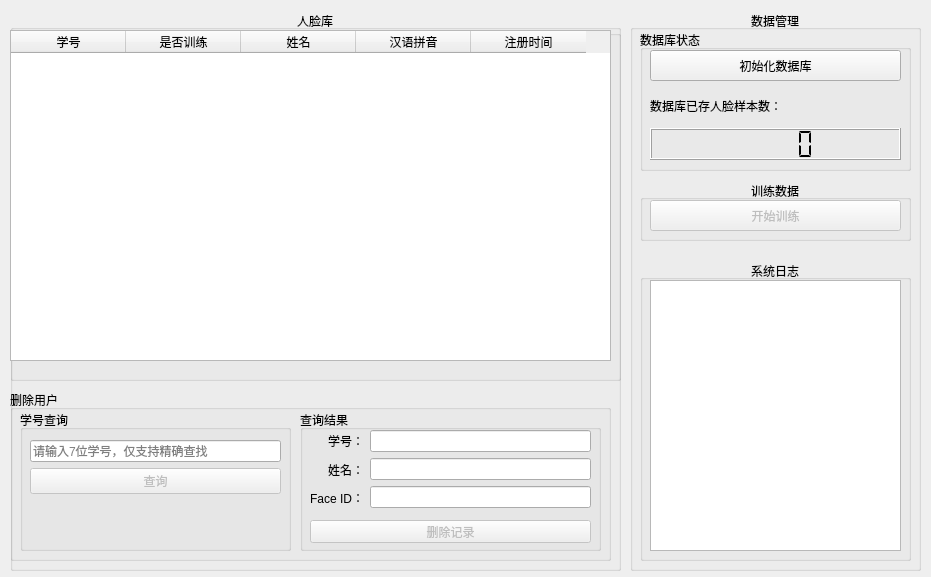
<?xml version="1.0" encoding="UTF-8"?>
<ui version="4.0">
 <class>dataManageUI</class>
 <widget class="QWidget" name="dataManageUI">
  <property name="geometry">
   <rect>
    <x>0</x>
    <y>0</y>
    <width>931</width>
    <height>577</height>
   </rect>
  </property>
  <property name="windowTitle">
   <string>OpenCV Face Recognition System - DataManage</string>
  </property>
  <widget class="QGroupBox" name="dbManageGroupBox">
   <property name="geometry">
    <rect>
     <x>630</x>
     <y>10</y>
     <width>291</width>
     <height>561</height>
    </rect>
   </property>
   <property name="title">
    <string>数据管理</string>
   </property>
   <property name="alignment">
    <set>Qt::AlignCenter</set>
   </property>
   <widget class="QGroupBox" name="dbStatusGroupBox">
    <property name="geometry">
     <rect>
      <x>10</x>
      <y>20</y>
      <width>271</width>
      <height>141</height>
     </rect>
    </property>
    <property name="title">
     <string>数据库状态</string>
    </property>
    <widget class="QPushButton" name="initDbButton">
     <property name="geometry">
      <rect>
       <x>10</x>
       <y>20</y>
       <width>251</width>
       <height>31</height>
      </rect>
     </property>
     <property name="text">
      <string>初始化数据库</string>
     </property>
    </widget>
    <widget class="QWidget" name="verticalLayoutWidget">
     <property name="geometry">
      <rect>
       <x>10</x>
       <y>59</y>
       <width>251</width>
       <height>71</height>
      </rect>
     </property>
     <layout class="QVBoxLayout" name="verticalLayout_2">
      <item>
       <widget class="QLabel" name="dbUserCountLabel">
        <property name="text">
         <string>数据库已存人脸样本数：</string>
        </property>
        <property name="alignment">
         <set>Qt::AlignLeading|Qt::AlignLeft|Qt::AlignVCenter</set>
        </property>
       </widget>
      </item>
      <item>
       <widget class="QLCDNumber" name="dbUserCountLcdNum">
        <property name="segmentStyle">
         <enum>QLCDNumber::Flat</enum>
        </property>
       </widget>
      </item>
     </layout>
    </widget>
   </widget>
   <widget class="QGroupBox" name="trainGroupBox">
    <property name="geometry">
     <rect>
      <x>10</x>
      <y>170</y>
      <width>271</width>
      <height>61</height>
     </rect>
    </property>
    <property name="title">
     <string>训练数据</string>
    </property>
    <property name="alignment">
     <set>Qt::AlignCenter</set>
    </property>
    <widget class="QPushButton" name="trainButton">
     <property name="enabled">
      <bool>false</bool>
     </property>
     <property name="geometry">
      <rect>
       <x>10</x>
       <y>20</y>
       <width>251</width>
       <height>31</height>
      </rect>
     </property>
     <property name="toolTip">
      <string>数据库未完成初始化，请检查</string>
     </property>
     <property name="text">
      <string>开始训练</string>
     </property>
    </widget>
   </widget>
   <widget class="QGroupBox" name="logGroupBox">
    <property name="geometry">
     <rect>
      <x>10</x>
      <y>250</y>
      <width>271</width>
      <height>301</height>
     </rect>
    </property>
    <property name="title">
     <string>系统日志</string>
    </property>
    <property name="alignment">
     <set>Qt::AlignCenter</set>
    </property>
    <widget class="QTextEdit" name="logTextEdit">
     <property name="geometry">
      <rect>
       <x>10</x>
       <y>20</y>
       <width>251</width>
       <height>271</height>
      </rect>
     </property>
    </widget>
   </widget>
  </widget>
  <widget class="QGroupBox" name="faceDbGroupBox">
   <property name="geometry">
    <rect>
     <x>10</x>
     <y>10</y>
     <width>611</width>
     <height>561</height>
    </rect>
   </property>
   <property name="title">
    <string>人脸库</string>
   </property>
   <property name="alignment">
    <set>Qt::AlignCenter</set>
   </property>
   <widget class="QGroupBox" name="deleteUserGroupBox">
    <property name="geometry">
     <rect>
      <x>0</x>
      <y>380</y>
      <width>601</width>
      <height>171</height>
     </rect>
    </property>
    <property name="title">
     <string>删除用户</string>
    </property>
    <widget class="QGroupBox" name="queryUserGroupBox">
     <property name="geometry">
      <rect>
       <x>10</x>
       <y>20</y>
       <width>271</width>
       <height>141</height>
      </rect>
     </property>
     <property name="title">
      <string>学号查询</string>
     </property>
     <widget class="QWidget" name="layoutWidget">
      <property name="geometry">
       <rect>
        <x>10</x>
        <y>30</y>
        <width>251</width>
        <height>101</height>
       </rect>
      </property>
      <layout class="QVBoxLayout" name="verticalLayout">
       <item>
        <widget class="QLineEdit" name="queryUserLineEdit">
         <property name="placeholderText">
          <string>请输入7位学号，仅支持精确查找</string>
         </property>
        </widget>
       </item>
       <item>
        <widget class="QPushButton" name="queryUserButton">
         <property name="enabled">
          <bool>false</bool>
         </property>
         <property name="toolTip">
          <string>数据库未完成初始化，请检查</string>
         </property>
         <property name="text">
          <string>查询</string>
         </property>
        </widget>
       </item>
       <item>
        <widget class="QLabel" name="queryResultLabel">
         <property name="text">
          <string/>
         </property>
        </widget>
       </item>
      </layout>
     </widget>
    </widget>
    <widget class="QGroupBox" name="queryResultGroupBox">
     <property name="geometry">
      <rect>
       <x>290</x>
       <y>20</y>
       <width>301</width>
       <height>141</height>
      </rect>
     </property>
     <property name="title">
      <string>查询结果</string>
     </property>
     <widget class="QWidget" name="layoutWidget_3">
      <property name="geometry">
       <rect>
        <x>10</x>
        <y>20</y>
        <width>281</width>
        <height>79</height>
       </rect>
      </property>
      <layout class="QHBoxLayout" name="infoHorizontalLayout">
       <item>
        <layout class="QVBoxLayout" name="keyVerticalLayout">
         <item>
          <widget class="QLabel" name="stuIDLabel">
           <property name="frameShape">
            <enum>QFrame::NoFrame</enum>
           </property>
           <property name="text">
            <string>学号：</string>
           </property>
           <property name="alignment">
            <set>Qt::AlignRight|Qt::AlignTrailing|Qt::AlignVCenter</set>
           </property>
          </widget>
         </item>
         <item>
          <widget class="QLabel" name="cnNameLabel">
           <property name="frameShape">
            <enum>QFrame::NoFrame</enum>
           </property>
           <property name="text">
            <string>姓名：</string>
           </property>
           <property name="alignment">
            <set>Qt::AlignRight|Qt::AlignTrailing|Qt::AlignVCenter</set>
           </property>
          </widget>
         </item>
         <item>
          <widget class="QLabel" name="faceIDLabel">
           <property name="frameShape">
            <enum>QFrame::NoFrame</enum>
           </property>
           <property name="text">
            <string>Face ID：</string>
           </property>
           <property name="alignment">
            <set>Qt::AlignRight|Qt::AlignTrailing|Qt::AlignVCenter</set>
           </property>
          </widget>
         </item>
        </layout>
       </item>
       <item>
        <layout class="QVBoxLayout" name="valueVerticalLayout">
         <item>
          <widget class="QLineEdit" name="stuIDLineEdit">
           <property name="focusPolicy">
            <enum>Qt::StrongFocus</enum>
           </property>
           <property name="readOnly">
            <bool>true</bool>
           </property>
          </widget>
         </item>
         <item>
          <widget class="QLineEdit" name="cnNameLineEdit">
           <property name="focusPolicy">
            <enum>Qt::StrongFocus</enum>
           </property>
           <property name="readOnly">
            <bool>true</bool>
           </property>
          </widget>
         </item>
         <item>
          <widget class="QLineEdit" name="faceIDLineEdit">
           <property name="focusPolicy">
            <enum>Qt::StrongFocus</enum>
           </property>
           <property name="readOnly">
            <bool>true</bool>
           </property>
          </widget>
         </item>
        </layout>
       </item>
      </layout>
     </widget>
     <widget class="QPushButton" name="deleteUserButton">
      <property name="enabled">
       <bool>false</bool>
      </property>
      <property name="geometry">
       <rect>
        <x>10</x>
        <y>110</y>
        <width>281</width>
        <height>23</height>
       </rect>
      </property>
      <property name="text">
       <string>删除记录</string>
      </property>
     </widget>
    </widget>
   </widget>
   <widget class="QGroupBox" name="dbVisualGroupBox">
    <property name="geometry">
     <rect>
      <x>0</x>
      <y>20</y>
      <width>611</width>
      <height>351</height>
     </rect>
    </property>
    <property name="title">
     <string/>
    </property>
    <widget class="QTableWidget" name="tableWidget">
     <property name="geometry">
      <rect>
       <x>0</x>
       <y>0</y>
       <width>601</width>
       <height>331</height>
      </rect>
     </property>
     <attribute name="horizontalHeaderVisible">
      <bool>true</bool>
     </attribute>
     <attribute name="horizontalHeaderDefaultSectionSize">
      <number>115</number>
     </attribute>
     <attribute name="horizontalHeaderShowSortIndicator" stdset="0">
      <bool>false</bool>
     </attribute>
     <attribute name="verticalHeaderShowSortIndicator" stdset="0">
      <bool>false</bool>
     </attribute>
     <column>
      <property name="text">
       <string>学号</string>
      </property>
     </column>
     <column>
      <property name="text">
       <string>是否训练</string>
      </property>
     </column>
     <column>
      <property name="text">
       <string>姓名</string>
      </property>
     </column>
     <column>
      <property name="text">
       <string>汉语拼音</string>
      </property>
     </column>
     <column>
      <property name="text">
       <string>注册时间</string>
      </property>
     </column>
    </widget>
   </widget>
  </widget>
 </widget>
 <resources/>
 <connections/>
</ui>
